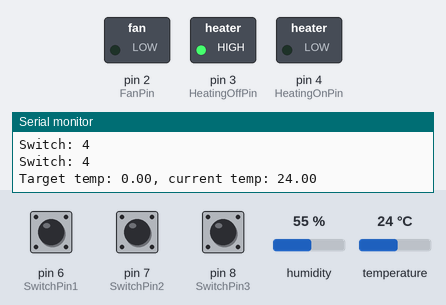
Recording of a sketch running on a simulated Arduino Uno, built with avr-gcc and run on an emulated ATmega328P. On the bench: switched loads named in the sketch (green lamp = pin HIGH), the last lines printed to the serial monitor. The inputs (shaded band) are chosen by the test bench; at power-on: pin 7 (SwitchPin2) HIGH, temperature 24 °C, pin 6 (SwitchPin1) HIGH, pin 8 (SwitchPin3) HIGH, humidity 55 %.

Above: at 1.3 s.
1.4 s: pin 7 (SwitchPin2) pulled LOW for 0.65 s
At 3.0 s:
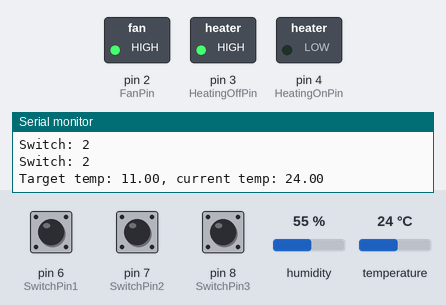
3.5 s: temperature set to 0 °C
5.7 s: pin 6 (SwitchPin1) pulled LOW for 0.65 s
At 7.2 s:
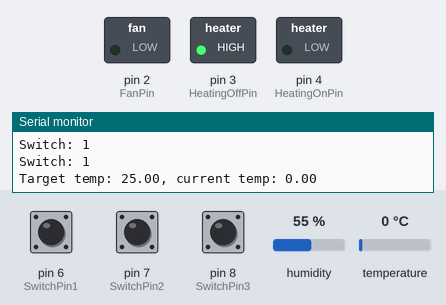
9.4 s: pin 8 (SwitchPin3) pulled LOW for 0.65 s
At 11.5 s:
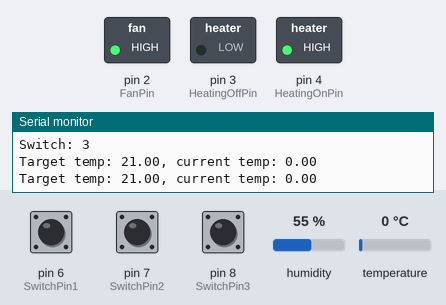
13.1 s: pin 6 (SwitchPin1) pulled LOW for 1 s
At 13.9 s:
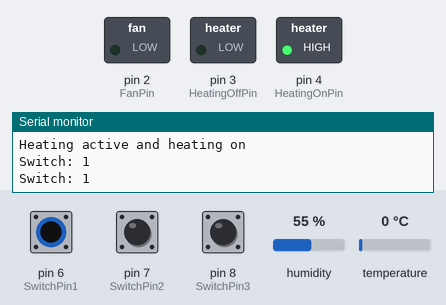
15.6 s: pin 7 (SwitchPin2) pulled LOW for 1 s
At 17.0 s:
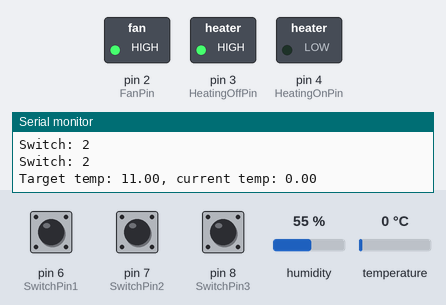
Timing chart, 0 to 20.7 s (numbered marks = the images above; inputs shaded):
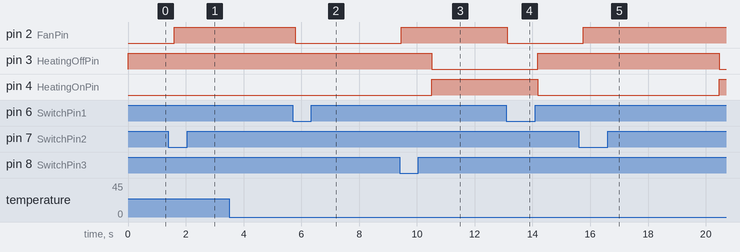

Measured:
- after the input at 1.4 s, pin 2 (FanPin): LOW → HIGH after 0.20 s
- after the input at 5.7 s, pin 2 (FanPin): HIGH → LOW after 0.09 s
- after the input at 9.4 s, pin 2 (FanPin): LOW → HIGH after 0.06 s
- after the input at 13.1 s, pin 2 (FanPin): HIGH → LOW at once
- after the input at 15.6 s, pin 2 (FanPin): LOW → HIGH after 0.15 s

The sketch:

Shroomy.ino
```cpp
#include <EEPROM.h>
#include <SimpleDHT.h>
#include <PID_v1.h>

// ************************************************
// Pin definitions
// ************************************************

// Output pins
#define FanPin 2
#define HeatingOffPin 3
#define HeatingOnPin 4

// Input pins
#define DHTPin 5
#define SwitchPin1 6
#define SwitchPin2 7
#define SwitchPin3 8


// ************************************************
// Switch
// ************************************************

#define SwitchModeInvalid 4
#define SwitchMode1 1
#define SwitchMode2 2
#define SwitchMode3 3
int switchMode = SwitchModeInvalid;
int switchModePrevious = -1;

bool IsHeatingAllowed;
// Min temperature dictated by Setpoint

bool IsFanAllowed;
bool IsFanOn;
int fanMinutesPerHour;
unsigned long fanStartTime;

const unsigned long millisPerHour = 3600000;
//const unsigned long millisPerHour = 60000;
const unsigned long millisPerMinute = 60000;
//const unsigned long millisPerMinute = 1000;


// ************************************************
// DHT11 Temperature and humidity sensor
// ************************************************
SimpleDHT11 dht11;
byte temperature = 0;
byte humidity = 0;
byte data[40] = {0};

double minTemp, maxTemp;
bool extremesInitialised = false;

// ************************************************
// PID Variables and constants
// ************************************************

// Output window size (Active for WS * DC milliseconds every WS milliseconds)
long WindowSize = 10000;

// Variables associated with the PID
double Setpoint;
double Input;
double Output;
volatile long onTime = 0;
unsigned long windowStartTime;
double DutyCycle;
double DutyCycleCap = 0.4;
bool IsInActiveWindow;
bool IsHeatingActive;

// PID tuning parameters
double Kp = 200;
double Ki = 0;
double Kd = 0;

// The PID object
PID myPID(&Input, &Output, &Setpoint, Kp, Ki, Kd, DIRECT);

// ************************************************
// Serial
// ************************************************
unsigned long lastSerialPrintFinish;
int currentSerialPosition;


void setup() {
  Serial.begin(9600);

  // Initialise pins
  pinMode(FanPin, OUTPUT);
  pinMode(HeatingOffPin, OUTPUT);
  pinMode(HeatingOnPin, OUTPUT);

  digitalWrite(FanPin, LOW);  // make sure the relays are off to start with
  digitalWrite(HeatingOnPin, LOW);
  digitalWrite(HeatingOffPin, HIGH);

  pinMode(DHTPin, INPUT);
  pinMode(SwitchPin1, INPUT_PULLUP);
  pinMode(SwitchPin2, INPUT_PULLUP);
  pinMode(SwitchPin3, INPUT_PULLUP);

  // Initialise fan variables
  fanStartTime = millis();

  // Initialise the PID variables
  windowStartTime = millis();

  myPID.SetSampleTime(1000);
  myPID.SetOutputLimits(0, WindowSize / 10);

  // Turn the PID on
  myPID.SetMode(AUTOMATIC);


  Serial.println("Starting");
}


void loop() {
  if (ReadSwitchSetting()) {
    RefreshStateAccordingToMode();
    lastSerialPrintFinish = millis();
  }

  UpdateFanStatus();

  // Update Input temperature
  if (CheckTemperatureSensor()) {
    CalculateMinMax();
  }

  RecalculateInputVariables();

  // Pass execution off to the PID to recalculate Output
  myPID.Compute();

  UpdateWindow();
  RecalculateDutyCycle();

  UpdateOutPins();

  PrintSerial();
  delay(500);
}

void RefreshStateAccordingToMode() {
  switch (switchMode) {
  case SwitchMode1:
    IsFanAllowed = false;
    fanMinutesPerHour = 0;

    IsHeatingAllowed = true;
    Setpoint = 25;

    break;
  case SwitchMode2:
    IsFanAllowed = true;
    fanMinutesPerHour = 1;

    IsHeatingAllowed = true;
    Setpoint = 11;

    break;
  case SwitchMode3:
    IsFanAllowed = true;
    fanMinutesPerHour = 5;

    IsHeatingAllowed = true;
    Setpoint = 21;

    break;
  }
}

void UpdateFanStatus() {
  if (IsFanAllowed) {
    int minutesPassed = ((millis() - fanStartTime) % millisPerHour) / millisPerMinute;
    if (IsFanOn && minutesPassed > fanMinutesPerHour) {
      IsFanOn = false;
    } else if (!IsFanOn && minutesPassed < fanMinutesPerHour) {
      IsFanOn = true;
    }
  } else {
    IsFanOn = false;
  }
}

// SP, In, AbsIn, Out, DC
void PrintSerial() {
  currentSerialPosition = (int) ((millis() - lastSerialPrintFinish) / 1000);

  if (currentSerialPosition == 0) {
    Serial.print("Switch: ");
    Serial.println(switchMode);
  }

  if (currentSerialPosition == 1) {
    Serial.print("Target temp: ");
    Serial.print(Setpoint);
    Serial.print(", current temp: ");
    Serial.println(Input);
  }

  if (currentSerialPosition == 2) {
    Serial.print("Min temp: ");
    Serial.print(minTemp);
    Serial.print(", max temp: ");
    Serial.print(maxTemp);
    Serial.print(", humidity: ");
    Serial.println(humidity);
  }

  if (currentSerialPosition == 3) {
    if (IsHeatingActive) {
      Serial.print("Heating active and ");
    } else {
      Serial.print("Heating inactive and ");
    }
    if (IsHeatingAllowed && IsInActiveWindow && IsHeatingActive) {
      Serial.println("heating on");
    } else {
      Serial.println("heating off");
    }
  }

  if (currentSerialPosition == 4) {
    if (IsFanAllowed) {
      Serial.print("Fan permitted and ");
    } else {
      Serial.print("Fan disallowed and ");
    }
    if (IsFanOn) {
      Serial.println("is running");
    } else {
      Serial.println("is not running");
    }
  }

  if (currentSerialPosition == 5) {
    Serial.print("PID target ");
    Serial.print(Output * 0.1);
    Serial.print(", duty cycle % ");
    Serial.print(DutyCycle * 100);
    if (DutyCycle == DutyCycleCap) {
      Serial.println(" (Capped)");
    } else {
      Serial.println("");
    }
  }

  if (currentSerialPosition == 6) {
    lastSerialPrintFinish = millis();
  }

  Serial.println("");
}

void RecalculateInputVariables() {
  if (IsHeatingAllowed) {
    IsHeatingActive = Setpoint > Input;
  } else {
    IsHeatingActive = false;
  }
}

void RecalculateDutyCycle() {
  if (IsHeatingAllowed) {
    // Recalculate the duty cycle as a fraction
    DutyCycle = ((10*Output) / WindowSize);

    // Apply DutyCycleCap
    if (DutyCycle > DutyCycleCap) {
      DutyCycle = DutyCycleCap;
    }

    IsInActiveWindow = DutyCycle * WindowSize > millis() - windowStartTime;
  } else {
    DutyCycle = 0;
    IsInActiveWindow = false;
  }
}

void UpdateWindow() {
  // If we have passed the end of the window, start the next one
  if (millis() - windowStartTime > WindowSize) {
    windowStartTime += WindowSize;
  }
}

void UpdateOutPins() {
  // Check if we are in the active part of the window and heating is active
  if (IsHeatingAllowed && IsInActiveWindow && IsHeatingActive) {
    digitalWrite(HeatingOffPin, LOW);
    digitalWrite(HeatingOnPin, HIGH);
  }
  else
  {
    // If we are in the inactive part of the window, disable the heating
    digitalWrite(HeatingOnPin, LOW);
    digitalWrite(HeatingOffPin, HIGH);
  }

  // Regardless of heating, turn the fan on when needed
  if (IsFanOn) {
    digitalWrite(FanPin, HIGH);
  } else {
    digitalWrite(FanPin, LOW);
  }
}

bool CheckTemperatureSensor() {
  if (dht11.read(DHTPin, &temperature, &humidity, data)) {
    return false;
  }

  Input = (double)temperature;

  return true;
}

void CalculateMinMax() {
  if (extremesInitialised) {
    if (Input < minTemp) {
      minTemp = Input;
    }
    if (Input > maxTemp) {
      maxTemp = Input;
    }
  } else if (Input != 0) {
    minTemp = Input;
    maxTemp = Input;
    extremesInitialised = true;
  }
}

bool ReadSwitchSetting() {
  int previous = switchMode;

  if (digitalRead(SwitchPin1) == LOW) {
    switchMode = SwitchMode1;
  } else if (digitalRead(SwitchPin2) == LOW) {
    switchMode = SwitchMode2;
  } else if (digitalRead(SwitchPin3) == LOW) {
    switchMode = SwitchMode3;
  }

  return previous != switchMode;
}
```
